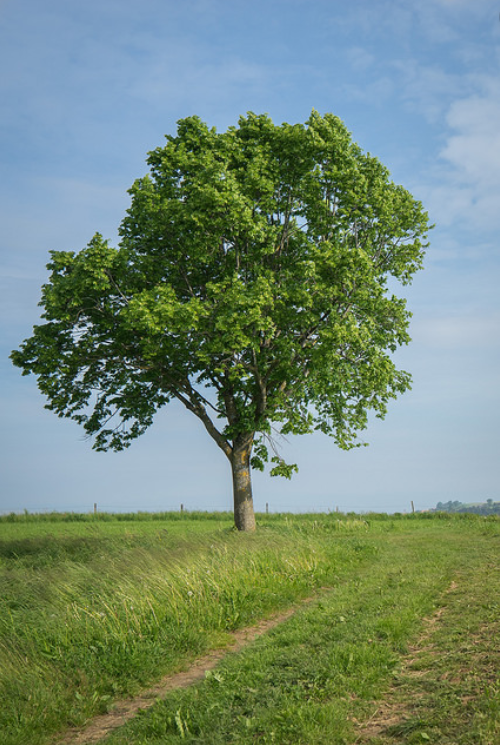
#> input picture Python Programing/2학년 파이썬/tree.jpg, 500 x 745 px
$ jupyter execute --allow-errors '10.17 과제.ipynb'
#> lines starting #> are read from the running program, lines starting #| are printed output that depends on the picture; long printed decimals are rounded
[cell 1]
from skimage import io
photo = io.imread('tree.jpg')
#> photo is the input picture: shape (745, 500, 4); mean R, G, B, A 114.6, 136.5, 116.2, 255
type(photo)

[cell 2]
photo.shape
#> Out = (745, 500, 4)

[cell 3]
import matplotlib.pyplot as plt
plt.imshow(photo)

[cell 4]
plt.imshow(photo[::-1])
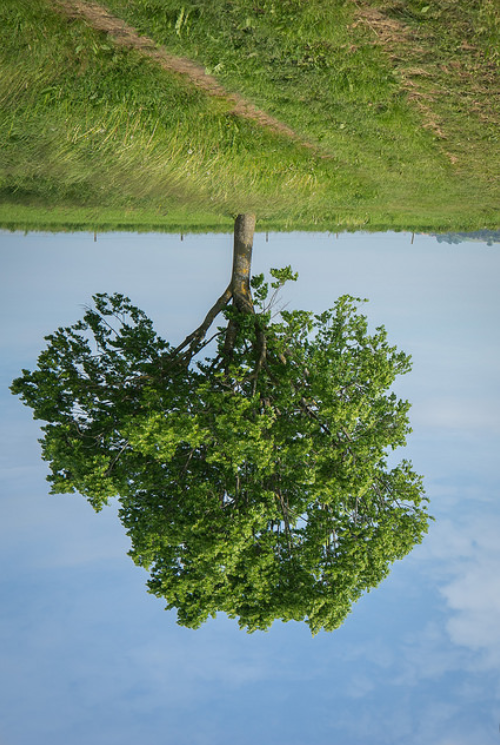
#> shown: shape (745, 500, 4); mean R, G, B, A 114.6, 136.5, 116.2, 255

[cell 5]
plt.imshow(photo[:,::-1])
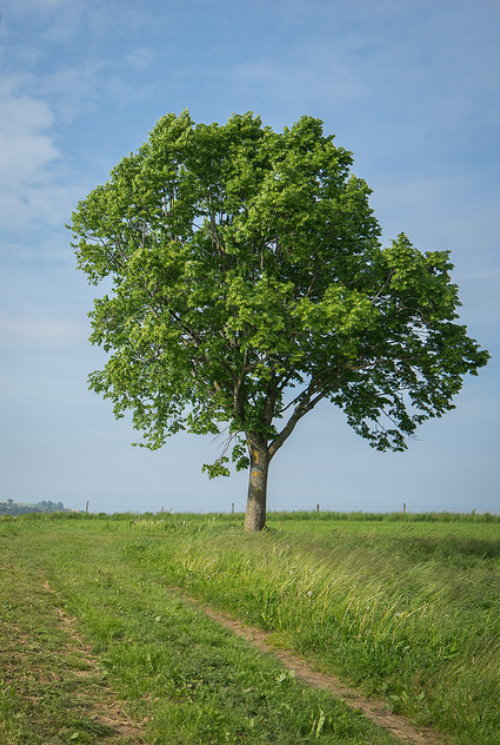
#> shown: shape (745, 500, 4); mean R, G, B, A 114.6, 136.5, 116.2, 255

[cell 6]
plt.imshow(photo[50:150, 150:280])
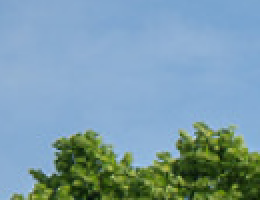
#> shown: shape (100, 130, 4) (shown 2 times larger); mean R, G, B, A 122.9, 156.1, 170.3, 255

[cell 7]
plt.imshow(photo[::2,::2])
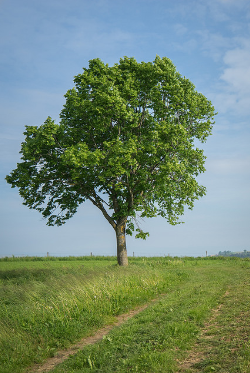
#> shown: shape (373, 250, 4); mean R, G, B, A 114.5, 136.5, 116.1, 255

[cell 8]
import numpy as np
photo
photo_sin = np.sin(photo)
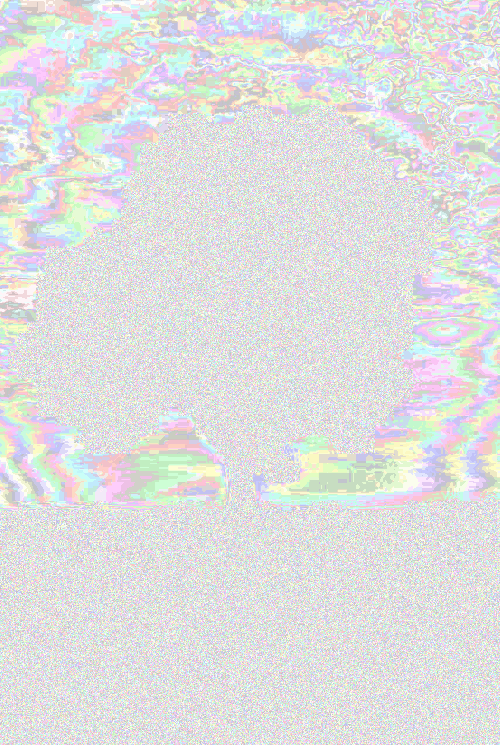
#> photo_sin: shape (745, 500, 4) float16; mean R, G, B, A -0.00393, 0.00581, -0.00922, -0.505; transparent parts drawn white
photo_sin

[cell 9]
print(np.sum(photo))
#| 231781724
print(np.prod(photo))
#| 0
print(np.mean(photo))
#| 155.558
print(np.std(photo))
#| 76.830
print(np.var(photo))
#| 5902.848
print(np.min(photo))
#| 0
print(np.max(photo))
#| 255
print(np.argmin(photo))
#| 274986
print(np.argmax(photo))
#| 3

[cell 10]
photo_masked = np.where(photo > 100,255,0)
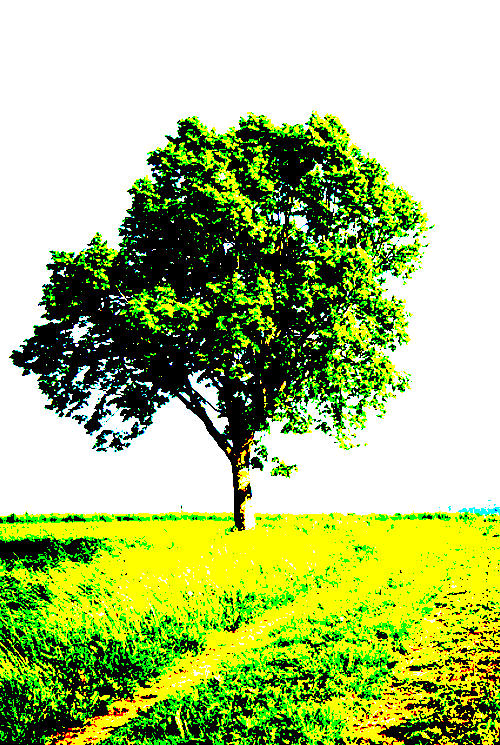
#> photo_masked: shape (745, 500, 4) int64; mean R, G, B, A 171.2, 195.5, 117.1, 255

[cell 11]
plt.imshow(photo_masked)

[cell 12]
photo_masked = np.where(photo > 50,255,0)
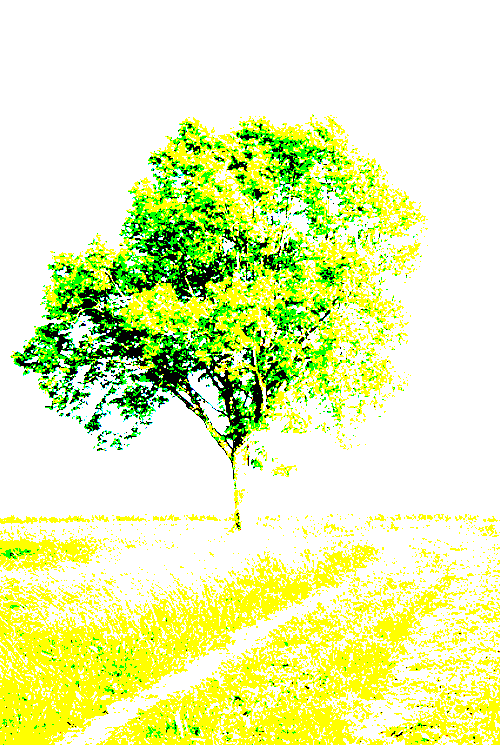
#> photo_masked: shape (745, 500, 4) int64; mean R, G, B, A 229, 244.4, 173, 255
plt.imshow(photo_masked)

[cell 13]
plt.imshow(photo[:,:,0].T)
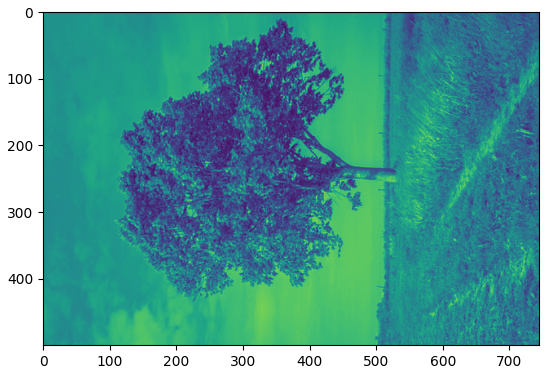
#> figure drawn by matplotlib, 1 panel
